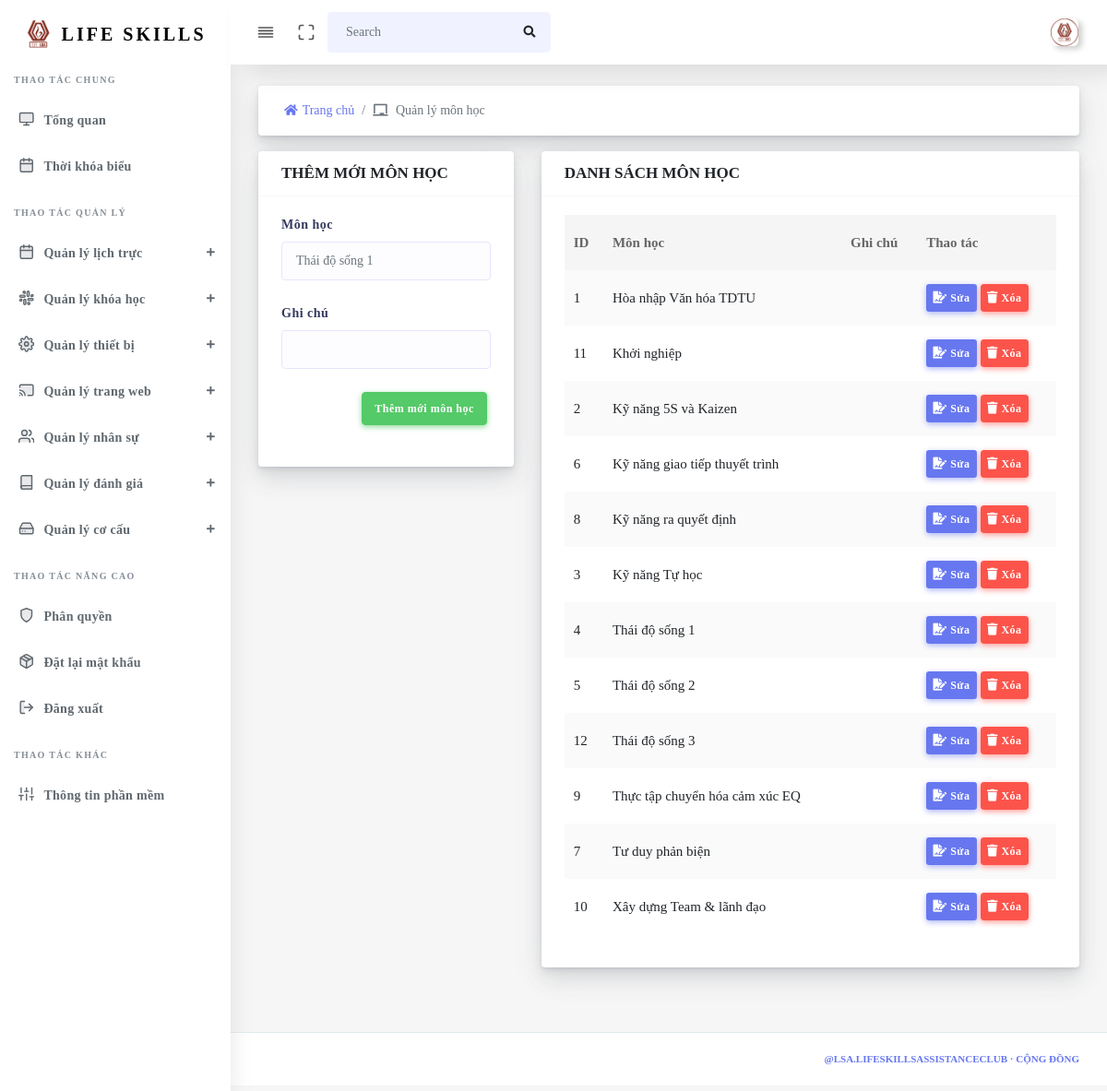
Page /Admin/Subject (signed in) on the committed database.
### tables this page shows
CREATE TABLE `tbl_subject` (
  `id_subject` int(255) NOT NULL,
  `subject` varchar(255) NOT NULL,
  `note` varchar(255) DEFAULT NULL
);

### source/views/admin/layout.php (called while the page is built)
<?php
$filepath = realpath(dirname(__FILE__));
require_once($filepath . '/partials/header.php');
require_once($filepath . '/partials/sidebar.php');
require_once($filepath . '/pages/' . $data['page'] . '.php');
require_once($filepath . '/partials/footer.php');
?>

### source/core/Controller.php (called while the page is built, shortened)
<?php
class Controller
{
    public function viewAdmin($view, $data = [])
    {
        require_once(realpath(dirname(__FILE__)) . '/../views/admin/' . $view . '.php');
    }
}
?>

### source/controllers/Admin.php (called while the page is built, shortened)
<?php
class Admin extends Controller
{
  private $Subject;
  function __construct()
  {
    $this->Subject          = $this->model("Subject");
  }
  public function Subject()
  {
    $Notification = [];
    $this->viewAdmin("layout", [
      "page"            => "subject/subject",
      "ListSubject"     => $this->Subject->getSubject(),
      "Notification"    => $Notification,
    ]);
  }
}

### source/core/App.php (called while the page is built, shortened)
<?php
class App
{
    protected $action       = "Index";
    function __construct()
    {
        $arr        = $this->UrlProcess();
        $filepath   = realpath(dirname(__FILE__));
        if (isset($arr[0])) {
            if (file_exists($filepath . '/../controllers/' . $arr[0] . '.php')) {
                if ($arr[0] == "Admin") {
                    $this->action = "Home";
                }
                unset($arr[0]);
            }
        }
        $this->controller = new $this->controller;
        if (isset($arr[1])) {
            if (method_exists($this->controller, $arr[1])) {
                $this->action = $arr[1];
            }
            unset($arr[1]);
        }
        $this->params = $arr ? array_values($arr) : [];
        call_user_func_array([$this->controller, $this->action], $this->params);
    }
    function UrlProcess()
    {
        if (isset($_GET["url"])) return explode("/", filter_var(trim($_GET["url"], "/")));
    }
}
?>

### index.php (called while the page is built, shortened)
<?php
$myApp = new App();
?>

### source/core/lib/database.php (called while the page is built, shortened)
<?php
class Database
{
  protected $host   = DB_HOST;
  protected $user   = DB_USER;
  protected $pass   = DB_PASS;
  protected $dbname = DB_NAME;
  public $link;
  private function connectDB()
  {
    $this->link = new mysqli(
      $this->host,
      $this->user,
      $this->pass,
      $this->dbname
    );
  }
  public function select($query)
  {
    $result = $this->link->query($query) or
      die($this->link->error . __LINE__);
    if ($result->num_rows > 0) {
      return $result;
    } else {
      return false;
    }
  }
}

### source/models/Subject.php (called while the page is built, shortened)
<?php
class Subject
{
  private $db;
  public function __construct()
  {
    $this->db = new Database();
  }
  public function getSubject()
  {
    $query  = "SELECT * FROM tbl_subject ORDER BY subject ASC";
    $result = $this->db->select($query);
    return $result;
  }
}

### source/views/admin/pages/subject/subject.php (the view, shortened to what this page needs)
<div class="main-content">
  <section class="section mb-3">
    <div class="section-body">
      <div class="row">
        <div class="col-md-12">
          <div class="card mb-2">
            <div class="card-body p-2">
              <nav aria-label="breadcrumb m-0">
                <ol class="breadcrumb bg-white m-0">
                  <li class="breadcrumb-item"><a href="Admin/Home"><i class="fas fa-home"></i>Trang chủ</a></li>
                  <li class="breadcrumb-item active" aria-current="page"><i class="fas fa-chalkboard"></i> Quản lý môn học</li>
                </ol>
              </nav>
            </div>
          </div>
        </div>
      </div>
    </div>
  </section>
  <section class="section">
    <div class="section-body">
      <div class="row">
        <div class="col-md-4">
          <div class="card">
            <div class="card-header">
              <h4>THÊM MỚI MÔN HỌC</h4>
            </div>
            <div class="card-body">
              <form action="Admin/Subject" method="post">
                <div class="form-group">
                  <label>Môn học</label>
                  <input type="text" name="subject" placeholder="Thái độ sống 1" class="form-control">
                </div>
                <div class="form-group">
                  <label>Ghi chú</label>
                  <input type="text" name="note" class="form-control">
                </div>
                <div class="form-group text-right">
                  <button class="btn btn-success mr-1" name="addSubject" type="submit">Thêm mới môn học</button>
                </div>
              </form>
            </div>
          </div>
        </div>
        <div class="col-md-8">
          <div class="card">
            <div class="card-header">
              <h4>DANH SÁCH MÔN HỌC</h4>
            </div>
            <div class="card-body">
              <div class="table-responsive">
                <table class="table table-striped table-hover" id="table-1">
                  <thead>
                    <tr>
                      <th>ID</th>
                      <th>Môn học</th>
                      <th>Ghi chú</th>
                      <th>Thao tác</th>
                    </tr>
                  </thead>
                  <tbody>
                    <?php if ($data['ListSubject']) {
                      while ($value = $data['ListSubject']->fetch_assoc()) { ?>
                        <tr>
                          <td><?php echo $value['id_subject']; ?></td>
                          <td><?php echo $value['subject']; ?></td>
                          <td><?php echo $value['note']; ?></td>
                          <td>
                            <a href="#" class="btn btn-sm btn-primary" onclick="updateSubject('<?php echo $value['id_subject'] ?>', '<?php echo $value['subject'] ?>','<?php echo $value['note'] ?>')" data-toggle="modal" data-target="#updateSubject"><i class="fas fa-file-signature"></i> Sửa </a>
                            <a href="#" class="btn btn-sm btn-danger" onclick="deleteSubject('<?php echo $value['id_subject']; ?>', '<?php echo $value['subject']; ?>')" data-toggle="modal" data-target="#deleteSubject"><i class="fas fa-trash"></i> Xóa </a>
                          </td>
                        </tr>
                    <?php }
                    } ?>
                  </tbody>
                </table>
              </div>
            </div>
          </div>
        </div>
      </div>
    </div>
  </section>
</div>

### rows in the picture
tbl_subject: id_subject "1", subject "Hòa nhập Văn hóa TDTU"
tbl_subject: id_subject "11", subject "Khởi nghiệp"
tbl_subject: id_subject "2", subject "Kỹ năng 5S và Kaizen"
tbl_subject: id_subject "6", subject "Kỹ năng giao tiếp thuyết trình"
tbl_subject: id_subject "8", subject "Kỹ năng ra quyết định"
tbl_subject: id_subject "3", subject "Kỹ năng Tự học"
tbl_subject: id_subject "4", subject "Thái độ sống 1"
tbl_subject: id_subject "5", subject "Thái độ sống 2"
tbl_subject: id_subject "12", subject "Thái độ sống 3"
tbl_subject: id_subject "9", subject "Thực tập chuyển hóa cảm xúc EQ"
tbl_subject: id_subject "7", subject "Tư duy phản biện"
tbl_subject: id_subject "10", subject "Xây dựng Team & lãnh đạo"
